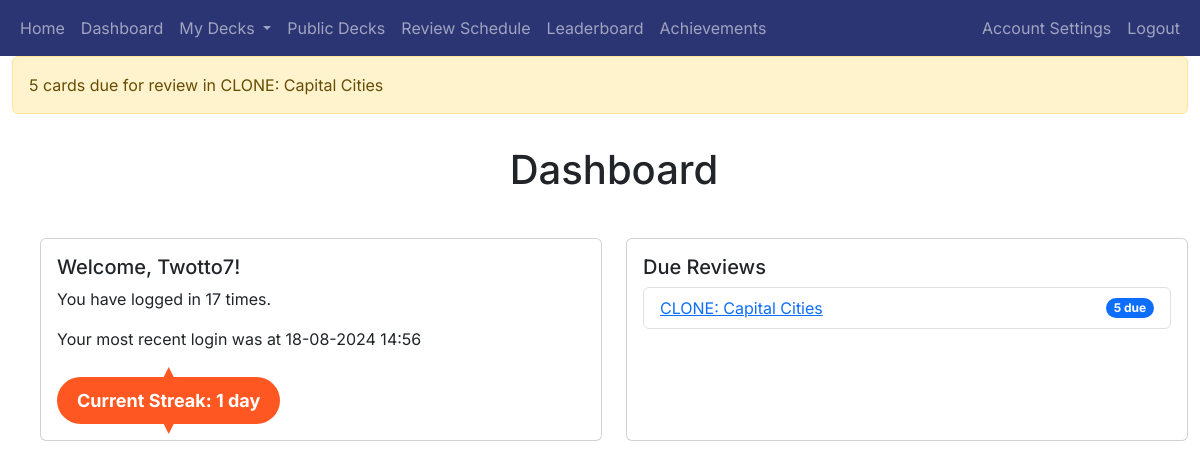
The page /dashboard (signed in) on the database its author committed.
### app/auth/models.py (models this page shows, shortened)
class User(db.Model, UserMixin):
    user_id = db.Column(db.Integer, primary_key=True)
    username = db.Column(db.String(80), unique=True, nullable=False)
    email = db.Column(db.String(120), unique=True, nullable=False)
    password_hash = db.Column(db.String(256), nullable=False)
    points = db.Column(db.Integer, default=0)  # Add points column
    achievements = db.relationship('UserAchievement', back_populates='user', cascade='all, delete-orphan')
    login_events = db.relationship('LoginEvent', backref='user', cascade='all, delete-orphan', lazy=True)
    decks = db.relationship('Deck', backref='user', cascade='all, delete-orphan', lazy=True)
    def get_login_count(self, user_id):
        return LoginEvent.query.filter_by(user_id=user_id).count()

### app/decks/models.py (models this page shows, shortened)
class Deck(db.Model):
    deck_id = db.Column(db.Integer, primary_key=True)
    name = db.Column(db.String(100), nullable=False)
    user_id = db.Column(db.Integer, db.ForeignKey('user.user_id'), nullable=False)
    created_at = db.Column(db.DateTime, nullable=False, default=datetime.utcnow)
    shared = db.Column(db.Boolean, default=False)
    review_start_date = db.Column(db.DateTime, nullable=True)
    cards = db.relationship('Card', backref='deck', cascade='all, delete-orphan', lazy=True)

### app/main/routes.py (the view)
@main_blueprint.route('/dashboard')
@login_required
def dashboard():
    user_decks = Deck.query.filter_by(user_id=current_user.user_id).all()
    due_reviews = []
    for deck in user_decks:
        due_count = Card.query.filter(
            Card.deck_id == deck.deck_id,
            Card.next_review_date <= datetime.utcnow()
        ).count()
        if due_count > 0:
            due_reviews.append({
                'deck_id': deck.deck_id,
                'name': deck.name,
                'due_count': due_count
            })
            flash(f'{due_count} cards due for review in {deck.name}', 'warning')
    login_events = LoginEvent.query.filter_by(user_id=current_user.user_id).order_by(LoginEvent.timestamp.desc()).all()
    previous_login_time = login_events[1].timestamp if len(login_events) > 1 else None
    if previous_login_time:
        bst = timezone('Europe/London')
        previous_login_time = previous_login_time.replace(tzinfo=pytz.utc).astimezone(bst)
        previous_login_time_str = previous_login_time.strftime('%d-%m-%Y %H:%M')
    else:
        previous_login_time_str = 'N/A'
    streak = session.get('streak', 1)
    user_info = {
        'username': current_user.username,
        'login_count': current_user.get_login_count(current_user.user_id),
        'last_login_at': previous_login_time_str,
        'current_streak': streak  # Add the current streak to user_info
    }
    return render_template('dashboard.html', due_reviews=due_reviews, user_info=user_info)

### app/__init__.py (called while the page is built)
@login_manager.user_loader
def load_user(user_id):
    return User.query.get(int(user_id))

### app/main/templates/dashboard.html (shortened to what this page needs)
{% extends "base.html" %}
{% block heading %}Dashboard{% endblock %}
{% block content %}
<div class="container mt-1" style="max-width: 1500px;">
    <div class="row">
        <div class="col-md-6 mb-4">
            <div class="card h-100">
                <div class="card-body">
                    <h5 class="card-title">Welcome, {{ user_info.username }}!</h5>
                    <p class="card-text">You have logged in {{ user_info.login_count }} times.</p>
                    <p class="card-text">Your most recent login was at {{ user_info.last_login_at }}</p>
                    <div class="streak-badge">
    Current Streak: {{ user_info.current_streak }} {{ 'day' if user_info.current_streak == 1 else 'days' }}
                    </div>
                </div>
            </div>
        </div>
        <div class="col-md-6 mb-4">
            <div class="card h-100">
                <div class="card-body">
                    <h5 class="card-title">Due Reviews</h5>
                    {% if due_reviews %}
                        <ul class="list-group">
                            {% for review in due_reviews %}
                                <li class="list-group-item d-flex justify-content-between align-items-center">
                                    <a href="{{ url_for('review.start_review', deck_id=review.deck_id) }}">{{ review.name }}</a>
                                    <span class="badge bg-primary rounded-pill">{{ review.due_count }} due</span>
                                </li>
                            {% endfor %}
                        </ul>
                    {% else %}
                        <p class="card-text">No reviews due at the moment.</p>
                    {% endif %}
                </div>
            </div>
        </div>
    </div>
</div>
{% endblock %}

### app/static/styles.css (style rules this page uses)
.streak-badge { display: inline-block; padding: 10px 20px; font-size: 18px; font-weight: bold; color: white; background-color: #FF5722; border-radius: 50px; text-align: center; margin-top: 10px; position: relative; }
.streak-badge::before { content: ''; position: absolute; top: -10px; left: 50%; transform: translateX(-50%); width: 20px; height: 20px; background-color: #FF5722; clip-path: polygon(50% 0%, 100% 100%, 0% 100%); }
.streak-badge::after { content: ''; position: absolute; bottom: -10px; left: 50%; transform: translateX(-50%); width: 20px; height: 20px; background-color: #FF5722; clip-path: polygon(0% 0%, 100% 0%, 50% 100%); }

### app/templates/base.html (style rules this page uses)
body { font-family: 'Inter', sans-serif; }
h1, h2, h3, h4, h5, h6, p, a { font-family: 'Inter', sans-serif; }

### rows shown on the page
User: username "Twotto7"
Deck: name "CLONE: Capital Cities", due_count "5"

### other values the page prints
{{ message }} "5 cards due for review in CLONE: Capital Cities"
{{ user_info.login_count }} "17"
{{ user_info.last_login_at }} "18-08-2024 14:56"
{{ user_info.current_streak }} "1"
{{ 'day' if user_info.current_streak == 1 else 'days' }} "day"
